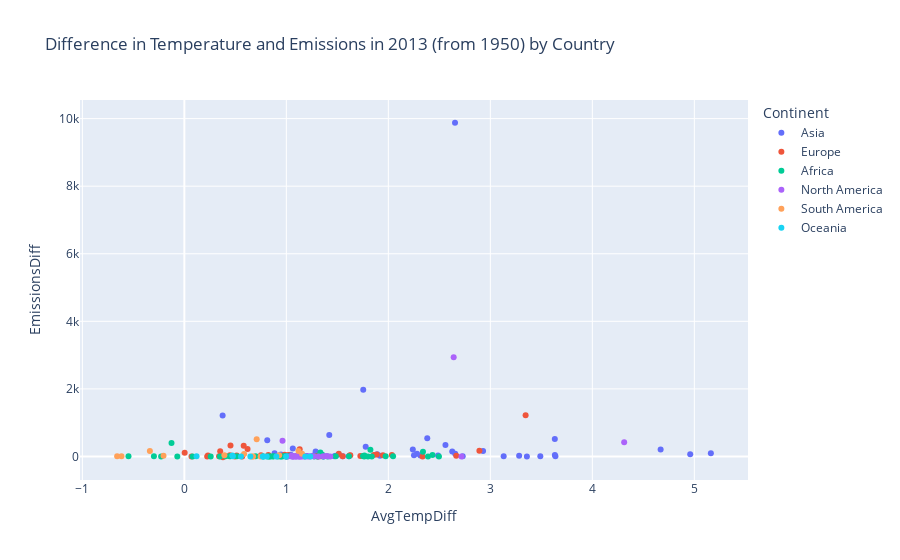

Notebook code for this chart:
### Code cell
fig = px.scatter(merged, x="AvgTempDiff", y="EmissionsDiff",color='Continent', hover_data=['Country'], title="Difference in Temperature and Emissions in 2013 (from 1950) by Country")
fig.show()
fig.write_html('fig1.html')

### Figure 1 — Plotly figure (JSON) as saved in the notebook; plotly's stock layout.template omitted (floating-point values rounded to 4 significant figures)
{"data": [{"customdata": [["Afghanistan"], ["Armenia"], ["Azerbaijan"], ["Bahrain"], ["Bangladesh"], ["Bhutan"], ["Cambodia"], ["China"], ["Cyprus"], ["Georgia"], ["India"], ["Indonesia"], ["Iran"], ["Iraq"], ["Israel"], ["Japan"], ["Jordan"], ["Kazakhstan"], ["Kuwait"], ["Kyrgyzstan"], ["Laos"], ["Lebanon"], ["Malaysia"], ["Mongolia"], ["Nepal"], ["North Korea"], ["Oman"], ["Pakistan"], ["Philippines"], ["Qatar"], ["Saudi Arabia"], ["Singapore"], ["South Korea"], ["Sri Lanka"], ["Syria"], ["Tajikistan"], ["Thailand"], ["Turkey"], ["Turkmenistan"], ["United Arab Emirates"], ["Uzbekistan"], ["Vietnam"], ["Yemen"]], "hovertemplate": "Continent=Asia<br>AvgTempDiff=%{x}<br>EmissionsDiff=%{y}<br>Country=%{customdata[0]}<extra></extra>", "legendgroup": "Asia", "marker": {"color": "#636efa", "symbol": "circle"}, "mode": "markers", "name": "Asia", "orientation": "v", "showlegend": true, "type": "scatter", "x": [3.49, 3.131, 3.283, 2.487, 0.9472, 1.365, 1.47, 2.654, 1.554, 2.729, 1.754, 0.8127, 3.632, 2.929, 1.513, 0.3753, 1.918, 4.67, 2.656, 3.638, 1.614, 1.483, 1.063, 3.633, 1.3, 1.266, 1.891, 2.626, 0.8846, 2.281, 2.382, 1.043, 1.421, 1.201, 2.252, 3.358, 1.778, 2.56, 4.96, 2.24, 5.162, 1.287, 2.314], "xaxis": "x", "y": [9.166, 4.053, 24.6, 29.78, 60.81, 0.8528, 5.637, 9877.0, 6.317, 5.257, 1976.0, 479.2, 513.8, 163.2, 61.43, 1213.0, 23.65, 206.3, 83.34, 5.786, 4.261, 20.65, 238.5, 43.19, 6.192, 26.23, 65.25, 146.2, 92.43, 83.64, 539.4, 48.97, 632.4, 13.05, 33.6, 0.6971, 289.4, 337.7, 64.95, 205.8, 95.1, 150.0, 27.1], "yaxis": "y"}, {"customdata": [["Albania"], ["Andorra"], ["Austria"], ["Belarus"], ["Belgium"], ["Bulgaria"], ["Croatia"], ["Czech Republic"], ["Denmark"], ["Estonia"], ["Faroe Islands"], ["Finland"], ["France"], ["Germany"], ["Greece"], ["Hungary"], ["Iceland"], ["Ireland"], ["Italy"], ["Latvia"], ["Liechtenstein"], ["Lithuania"], ["Luxembourg"], ["Malta"], ["Moldova"], ["Montenegro"], ["Netherlands"], ["Norway"], ["Poland"], ["Portugal"], ["Romania"], ["Russia"], ["Serbia"], ["Slovakia"], ["Slovenia"], ["Spain"], ["Sweden"], ["Switzerland"], ["Ukraine"], ["United Kingdom"]], "hovertemplate": "Continent=Europe<br>AvgTempDiff=%{x}<br>EmissionsDiff=%{y}<br>Country=%{customdata[0]}<extra></extra>", "legendgroup": "Europe", "marker": {"color": "#EF553B", "symbol": "circle"}, "mode": "markers", "name": "Europe", "orientation": "v", "showlegend": true, "type": "scatter", "x": [1.181, 0.4959, 1.019, 2.035, 0.231, 1.947, 1.159, 0.9833, 2.666, 1.726, 0.07012, 1.858, 0.3514, 0.5818, 1.515, 1.621, 1.067, 0.5129, 0.4524, 1.552, 0.5669, 1.337, 0.3402, 0.224, 2.335, 1.312, 0.003167, 0.7516, 1.131, 0.8232, 1.886, 3.346, 1.627, 1.303, 1.107, 0.6196, 1.131, 0.4466, 2.893, 0.3783], "xaxis": "x", "y": [4.991, 0.4763, 46.87, 45.28, 26.47, 35.18, 15.56, 48.86, 19.79, 12.85, 0.6082, 45.16, 156.2, 320.5, 77.59, 25.22, 2.74, 27.56, 328.2, 2.843, 0.1925, 6.36, 2.906, 2.134, -2.091, 1.888, 113.4, 36.15, 210.5, 42.55, 59.51, 1218.0, 36.82, 17.05, 12.94, 220.1, 16.7, 32.95, 165.6, -23.18], "yaxis": "y"}, {"customdata": [["Algeria"], ["Angola"], ["Benin"], ["Botswana"], ["Burkina Faso"], ["Burundi"], ["Cameroon"], ["Central African Republic"], ["Chad"], ["Comoros"], ["Congo"], ["Djibouti"], ["Egypt"], ["Equatorial Guinea"], ["Eritrea"], ["Eswatini"], ["Ethiopia"], ["Gabon"], ["Gambia"], ["Ghana"], ["Guinea"], ["Guinea Bissau"], ["Kenya"], ["Lesotho"], ["Liberia"], ["Libya"], ["Madagascar"], ["Malawi"], ["Mali"], ["Mauritania"], ["Mauritius"], ["Mayotte"], ["Morocco"], ["Mozambique"], ["Namibia"], ["Niger"], ["Nigeria"], ["Rwanda"], ["Senegal"], ["Seychelles"], ["Sierra Leone"], ["Somalia"], ["South Africa"], ["Sudan"], ["Tanzania"], ["Togo"], ["Tunisia"], ["Uganda"], ["Zambia"], ["Zimbabwe"]], "hovertemplate": "Continent=Africa<br>AvgTempDiff=%{x}<br>EmissionsDiff=%{y}<br>Country=%{customdata[0]}<extra></extra>", "legendgroup": "Africa", "marker": {"color": "#00cc96", "symbol": "circle"}, "mode": "markers", "name": "Africa", "orientation": "v", "showlegend": true, "type": "scatter", "x": [2.34, 0.936, 0.9989, -0.2984, 1.614, 0.8197, 0.8749, 0.959, 1.763, 0.9172, 0.442, 2.389, 1.824, 0.5147, 1.838, -0.069, 1.973, 0.4043, 1.306, 1.025, 1.361, 1.273, 0.9898, -0.2276, 0.9948, 2.433, 0.4528, 0.2583, 2.047, 1.8, 0.946, 0.869, 1.352, 0.08058, 0.8319, 2.496, 1.334, 0.844, 1.484, 0.9425, 1.007, 1.406, -0.1258, 1.752, 0.6991, 0.7769, 1.765, 1.057, 0.3483, -0.5477], "xaxis": "x", "y": [137.0, 24.53, 4.566, 5.663, 2.864, 0.3892, 7.71, 0.1172, 1.485, 0.1832, 5.892, 0.5457, 201.2, 8.185, 0.6208, 1.396, 9.693, 5.927, 0.4104, 13.7, 2.11, 0.2382, 12.0, 2.334, 0.8266, 43.32, 2.904, 0.9285, 2.743, 2.169, 3.866, 0.2906, 54.05, 2.681, 2.568, 2.071, 114.1, 0.7654, 7.853, 0.414, 0.85, 0.5826, 397.6, 16.5, 9.412, 1.617, 26.36, 3.648, 2.086, 8.492], "yaxis": "y"}, {"customdata": [["Anguilla"], ["Aruba"], ["Bahamas"], ["Barbados"], ["Belize"], ["British Virgin Islands"], ["Canada"], ["Costa Rica"], ["Cuba"], ["Dominica"], ["Dominican Republic"], ["El Salvador"], ["Greenland"], ["Grenada"], ["Guadeloupe"], ["Guatemala"], ["Haiti"], ["Honduras"], ["Jamaica"], ["Martinique"], ["Mexico"], ["Montserrat"], ["Nicaragua"], ["Panama"], ["Puerto Rico"], ["Saint Lucia"], ["Sint Maarten"], ["United States"]], "hovertemplate": "Continent=North America<br>AvgTempDiff=%{x}<br>EmissionsDiff=%{y}<br>Country=%{customdata[0]}<extra></extra>", "legendgroup": "North America", "marker": {"color": "#ab63fa", "symbol": "circle"}, "mode": "markers", "name": "North America", "orientation": "v", "showlegend": true, "type": "scatter", "x": [1.097, 1.053, 1.012, 1.07, 1.43, 1.315, 4.312, 1.089, 1.106, 1.124, 1.052, 1.268, 2.717, 1.152, 1.209, 1.39, 1.071, 1.361, 1.402, 1.124, 0.9625, 1.229, 1.184, 1.242, 1.175, 1.138, 1.097, 2.641], "xaxis": "x", "y": [0.1172, 0.4515, 2.649, 1.364, 0.4214, 0.2015, 418.5, 7.346, 22.52, 0.1685, 20.92, 5.827, 0.4623, 0.2968, 2.374, 12.19, 2.593, 9.064, 8.221, 2.178, 465.0, 0.04763, 4.415, 9.99, 0, 0.4836, -0.01453, 2939.0], "yaxis": "y"}, {"customdata": [["Argentina"], ["Bolivia"], ["Brazil"], ["Chile"], ["Colombia"], ["Ecuador"], ["French Guiana"], ["Guyana"], ["Paraguay"], ["Peru"], ["Suriname"], ["Uruguay"], ["Venezuela"]], "hovertemplate": "Continent=South America<br>AvgTempDiff=%{x}<br>EmissionsDiff=%{y}<br>Country=%{customdata[0]}<extra></extra>", "legendgroup": "South America", "marker": {"color": "#FFA15A", "symbol": "circle"}, "mode": "markers", "name": "South America", "orientation": "v", "showlegend": true, "type": "scatter", "x": [-0.338, -0.2043, 0.7091, 0.5854, 1.154, 0.9297, 0.7481, 0.6637, -0.6163, 0.3923, 0.6734, -0.6589, 1.119], "xaxis": "x", "y": [159.6, 18.49, 512.8, 73.29, 80.61, 38.92, 0.6853, 1.645, 5.11, 38.48, 2.627, 5.039, 160.2], "yaxis": "y"}, {"customdata": [["Christmas Island"], ["Fiji"], ["French Polynesia"], ["Kiribati"], ["New Caledonia"], ["New Zealand"], ["Niue"], ["Palau"], ["Papua New Guinea"], ["Samoa"], ["Solomon Islands"], ["Tonga"]], "hovertemplate": "Continent=Oceania<br>AvgTempDiff=%{x}<br>EmissionsDiff=%{y}<br>Country=%{customdata[0]}<extra></extra>", "legendgroup": "Oceania", "marker": {"color": "#19d3f3", "symbol": "circle"}, "mode": "markers", "name": "Oceania", "orientation": "v", "showlegend": true, "type": "scatter", "x": [1.186, 0.6473, 0.9975, 1.235, 0.1198, 0.4705, 0.7703, 0.7705, 0.4755, 0.9019, 0.5552, 0.8075], "xaxis": "x", "y": [0, 0.916, 0.8794, 0.0513, 3.629, 26.67, 0.007328, 0.2272, 5.375, 0.1905, 0.3737, 0.1063], "yaxis": "y"}], "layout": {"legend": {"title": {"text": "Continent"}, "tracegroupgap": 0}, "title": {"text": "Difference in Temperature and Emissions in 2013 (from 1950) by Country"}, "xaxis": {"anchor": "y", "domain": [0, 1], "title": {"text": "AvgTempDiff"}}, "yaxis": {"anchor": "x", "domain": [0, 1], "title": {"text": "EmissionsDiff"}}}}
